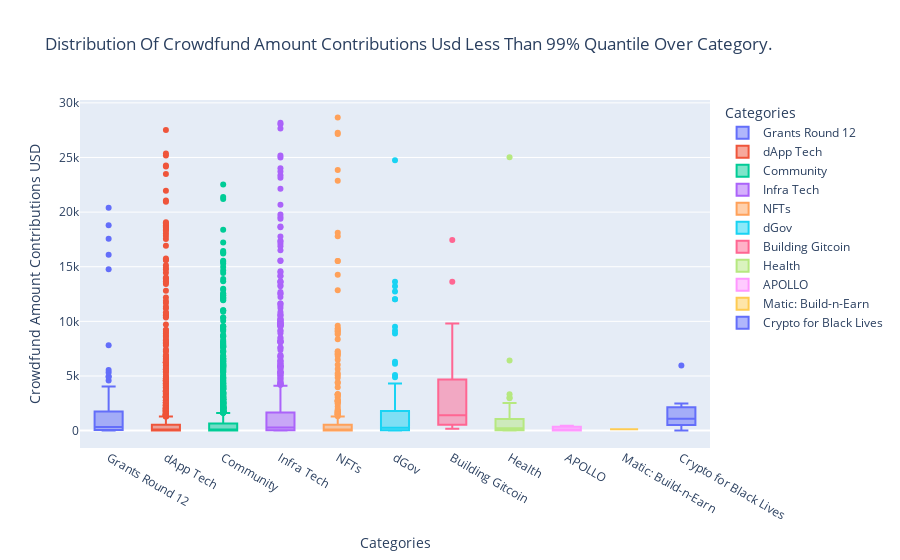

The cell this chart's notebook holds for it:
### Code cell
px.box(data_frame=df2, x = "category", y = "crowdfund_amount_contributions_usd(int)",
       color="category",
       #boxmode="overlay",
       title="Distribution of Crowdfund Amount Contributions USD less than 99% Quantile Over Category.".title(),
       labels={"crowdfund_amount_contributions_usd(int)": "Crowdfund Amount Contributions USD",
                         "category": "Categories"})

### Figure 1 — Plotly figure (JSON) as saved in the notebook; plotly's stock layout.template omitted (floating-point values rounded to 4 significant figures; data arrays with more than 128 entries replaced by an {"elided": "..."} marker saying what was removed)
{"data": [{"alignmentgroup": "True", "hovertemplate": "Categories=%{x}<br>Crowdfund Amount Contributions USD=%{y}<extra></extra>", "legendgroup": "Grants Round 12", "marker": {"color": "#636efa"}, "name": "Grants Round 12", "notched": false, "offsetgroup": "Grants Round 12", "orientation": "v", "showlegend": true, "type": "box", "x": ["Grants Round 12", "Grants Round 12", "Grants Round 12", "Grants Round 12", "Grants Round 12", "Grants Round 12", "Grants Round 12", "Grants Round 12", "Grants Round 12", "Grants Round 12", "Grants Round 12", "Grants Round 12", "Grants Round 12", "Grants Round 12", "Grants Round 12", "Grants Round 12", "Grants Round 12", "Grants Round 12", "Grants Round 12", "Grants Round 12", "Grants Round 12", "Grants Round 12", "Grants Round 12", "Grants Round 12", "Grants Round 12", "Grants Round 12", "Grants Round 12", "Grants Round 12", "Grants Round 12", "Grants Round 12", "Grants Round 12", "Grants Round 12", "Grants Round 12", "Grants Round 12", "Grants Round 12", "Grants Round 12", "Grants Round 12", "Grants Round 12", "Grants Round 12", "Grants Round 12", "Grants Round 12", "Grants Round 12", "Grants Round 12", "Grants Round 12", "Grants Round 12", "Grants Round 12", "Grants Round 12", "Grants Round 12", "Grants Round 12", "Grants Round 12", "Grants Round 12", "Grants Round 12", "Grants Round 12", "Grants Round 12", "Grants Round 12", "Grants Round 12", "Grants Round 12", "Grants Round 12", "Grants Round 12", "Grants Round 12", "Grants Round 12", "Grants Round 12", "Grants Round 12", "Grants Round 12", "Grants Round 12", "Grants Round 12", "Grants Round 12", "Grants Round 12", "Grants Round 12", "Grants Round 12", "Grants Round 12", "Grants Round 12", "Grants Round 12", "Grants Round 12", "Grants Round 12", "Grants Round 12", "Grants Round 12", "Grants Round 12", "Grants Round 12", "Grants Round 12", "Grants Round 12", "Grants Round 12", "Grants Round 12", "Grants Round 12", "Grants Round 12"], "x0": " ", "xaxis": "x", "y": [7815.0, 5540.0, 4030, 20390.0, 2210.0, 16100.0, 14760.0, 18790.0, 1939.0, 2019.0, 2222.0, 1867.0, 4917.0, 4593.0, 3598.0, 5311.0, 3739.0, 4974.0, 3027.0, 3048.0, 17550.0, 930.7, 1235.0, 1572.0, 1207.0, 224.6, 206.6, 242.7, 1286.0, 1133.0, 1214.0, 335.3, 675.6, 332.6, 593.2, 1720.0, 103.5, 365.6, 125.2, 416.8, 409.0, 390.9, 256.6, 384.5, 19.81, 338.3, 279.8, 637.5, 160.5, 1351.0, 1009.0, 192.7, 225.6, 7.02, 255.9, 283.9, 205.5, 122.3, 8.25, 64.13, 631.3, 52.51, 123.0, 84.72, 172.4, 51.46, 19.09, 88.9, 20.35, 38.42, 23.38, 39.28, 23.2, 22.41, 24.71, 30.06, 13.33, 33.69, 86.31, 5.48, 4.5, 2.06, 2.14, 1, 19.35], "y0": " ", "yaxis": "y"}, {"alignmentgroup": "True", "hovertemplate": "Categories=%{x}<br>Crowdfund Amount Contributions USD=%{y}<extra></extra>", "legendgroup": "dApp Tech", "marker": {"color": "#EF553B"}, "name": "dApp Tech", "notched": false, "offsetgroup": "dApp Tech", "orientation": "v", "showlegend": true, "type": "box", "x": {"elided": "1568 str values"}, "x0": " ", "xaxis": "x", "y": {"elided": "1568 float values"}, "y0": " ", "yaxis": "y"}, {"alignmentgroup": "True", "hovertemplate": "Categories=%{x}<br>Crowdfund Amount Contributions USD=%{y}<extra></extra>", "legendgroup": "Community", "marker": {"color": "#00cc96"}, "name": "Community", "notched": false, "offsetgroup": "Community", "orientation": "v", "showlegend": true, "type": "box", "x": {"elided": "1669 str values"}, "x0": " ", "xaxis": "x", "y": {"elided": "1669 float values"}, "y0": " ", "yaxis": "y"}, {"alignmentgroup": "True", "hovertemplate": "Categories=%{x}<br>Crowdfund Amount Contributions USD=%{y}<extra></extra>", "legendgroup": "Infra Tech", "marker": {"color": "#ab63fa"}, "name": "Infra Tech", "notched": false, "offsetgroup": "Infra Tech", "orientation": "v", "showlegend": true, "type": "box", "x": {"elided": "799 str values"}, "x0": " ", "xaxis": "x", "y": {"elided": "799 float values"}, "y0": " ", "yaxis": "y"}, {"alignmentgroup": "True", "hovertemplate": "Categories=%{x}<br>Crowdfund Amount Contributions USD=%{y}<extra></extra>", "legendgroup": "NFTs", "marker": {"color": "#FFA15A"}, "name": "NFTs", "notched": false, "offsetgroup": "NFTs", "orientation": "v", "showlegend": true, "type": "box", "x": {"elided": "385 str values"}, "x0": " ", "xaxis": "x", "y": {"elided": "385 float values"}, "y0": " ", "yaxis": "y"}, {"alignmentgroup": "True", "hovertemplate": "Categories=%{x}<br>Crowdfund Amount Contributions USD=%{y}<extra></extra>", "legendgroup": "dGov", "marker": {"color": "#19d3f3"}, "name": "dGov", "notched": false, "offsetgroup": "dGov", "orientation": "v", "showlegend": true, "type": "box", "x": ["dGov", "dGov", "dGov", "dGov", "dGov", "dGov", "dGov", "dGov", "dGov", "dGov", "dGov", "dGov", "dGov", "dGov", "dGov", "dGov", "dGov", "dGov", "dGov", "dGov", "dGov", "dGov", "dGov", "dGov", "dGov", "dGov", "dGov", "dGov", "dGov", "dGov", "dGov", "dGov", "dGov", "dGov", "dGov", "dGov", "dGov", "dGov", "dGov", "dGov", "dGov", "dGov", "dGov", "dGov", "dGov", "dGov", "dGov", "dGov", "dGov", "dGov", "dGov", "dGov", "dGov", "dGov", "dGov", "dGov", "dGov", "dGov", "dGov", "dGov", "dGov", "dGov", "dGov", "dGov", "dGov", "dGov", "dGov", "dGov", "dGov", "dGov", "dGov", "dGov", "dGov", "dGov", "dGov", "dGov", "dGov", "dGov", "dGov", "dGov"], "x0": " ", "xaxis": "x", "y": [12730.0, 9507.0, 3586.0, 1505.0, 1654.0, 1952.0, 556.8, 435.1, 378.1, 423.9, 95.81, 25.64, 34.53, 30.17, 19.29, 30.53, 9.73, 5.98, 7.03, 7.12, 4.98, 4.98, 6.08, 12.95, 4.75, 9148.0, 4882.0, 4043.0, 4307.0, 2739.0, 1272.0, 644.2, 556.8, 320.0, 296.9, 209.6, 178.6, 166.9, 138.5, 77.2, 53.8, 50.09, 46.86, 36.69, 28.06, 22.09, 17.61, 24750.0, 12030.0, 6109.0, 2756.0, 5095.0, 1548.0, 3609.0, 1087.0, 779.9, 610.8, 268.8, 233.6, 122.9, 85.61, 83.62, 30.61, 27.48, 12020.0, 8898.0, 148.5, 20.39, 13210.0, 13633, 342.7, 6298.0, 1419.0, 179.7, 780.6, 23.08, 5.7, 948.6, 42.21, 13.75], "y0": " ", "yaxis": "y"}, {"alignmentgroup": "True", "hovertemplate": "Categories=%{x}<br>Crowdfund Amount Contributions USD=%{y}<extra></extra>", "legendgroup": "Building Gitcoin", "marker": {"color": "#FF6692"}, "name": "Building Gitcoin", "notched": false, "offsetgroup": "Building Gitcoin", "orientation": "v", "showlegend": true, "type": "box", "x": ["Building Gitcoin", "Building Gitcoin", "Building Gitcoin", "Building Gitcoin", "Building Gitcoin", "Building Gitcoin", "Building Gitcoin", "Building Gitcoin", "Building Gitcoin", "Building Gitcoin", "Building Gitcoin", "Building Gitcoin", "Building Gitcoin", "Building Gitcoin", "Building Gitcoin", "Building Gitcoin", "Building Gitcoin", "Building Gitcoin", "Building Gitcoin", "Building Gitcoin", "Building Gitcoin", "Building Gitcoin", "Building Gitcoin", "Building Gitcoin", "Building Gitcoin", "Building Gitcoin", "Building Gitcoin", "Building Gitcoin"], "x0": " ", "xaxis": "x", "y": [13620.0, 9811.0, 7063.0, 6021.0, 4016.0, 1531.0, 1025.0, 678.9, 220.6, 187.7, 177.9, 4932.0, 1622.0, 2380.0, 2300.0, 3276.0, 1296.0, 832.9, 763.0, 483.3, 397.7, 194.0, 17440.0, 4432.0, 570.8, 6010.0, 1144.0, 196], "y0": " ", "yaxis": "y"}, {"alignmentgroup": "True", "hovertemplate": "Categories=%{x}<br>Crowdfund Amount Contributions USD=%{y}<extra></extra>", "legendgroup": "Health", "marker": {"color": "#B6E880"}, "name": "Health", "notched": false, "offsetgroup": "Health", "orientation": "v", "showlegend": true, "type": "box", "x": ["Health", "Health", "Health", "Health", "Health", "Health", "Health", "Health", "Health", "Health", "Health", "Health", "Health", "Health", "Health", "Health", "Health", "Health", "Health", "Health", "Health", "Health", "Health", "Health", "Health", "Health", "Health", "Health", "Health", "Health", "Health", "Health", "Health", "Health", "Health", "Health", "Health", "Health", "Health", "Health", "Health"], "x0": " ", "xaxis": "x", "y": [3021.0, 6426.0, 25030.0, 2958.0, 1819.0, 2.15, 1.9, 1667.0, 604.5, 713.8, 566.0, 218.7, 1551.0, 169.2, 3332.0, 543.5, 843.7, 486.8, 21, 147.8, 1014.0, 1197, 624.8, 545.1, 72.41, 288.6, 211.2, 145.3, 159.0, 72.45, 40.4, 43.57, 31.45, 14.52, 13.63, 0.95, 11.88, 13.37, 5.28, 2528.0, 10], "y0": " ", "yaxis": "y"}, {"alignmentgroup": "True", "hovertemplate": "Categories=%{x}<br>Crowdfund Amount Contributions USD=%{y}<extra></extra>", "legendgroup": "APOLLO", "marker": {"color": "#FF97FF"}, "name": "APOLLO", "notched": false, "offsetgroup": "APOLLO", "orientation": "v", "showlegend": true, "type": "box", "x": ["APOLLO", "APOLLO", "APOLLO"], "x0": " ", "xaxis": "x", "y": [449.4, 19, 12.35], "y0": " ", "yaxis": "y"}, {"alignmentgroup": "True", "hovertemplate": "Categories=%{x}<br>Crowdfund Amount Contributions USD=%{y}<extra></extra>", "legendgroup": "Matic: Build-n-Earn", "marker": {"color": "#FECB52"}, "name": "Matic: Build-n-Earn", "notched": false, "offsetgroup": "Matic: Build-n-Earn", "orientation": "v", "showlegend": true, "type": "box", "x": ["Matic: Build-n-Earn"], "x0": " ", "xaxis": "x", "y": [122.3], "y0": " ", "yaxis": "y"}, {"alignmentgroup": "True", "hovertemplate": "Categories=%{x}<br>Crowdfund Amount Contributions USD=%{y}<extra></extra>", "legendgroup": "Crypto for Black Lives", "marker": {"color": "#636efa"}, "name": "Crypto for Black Lives", "notched": false, "offsetgroup": "Crypto for Black Lives", "orientation": "v", "showlegend": true, "type": "box", "x": ["Crypto for Black Lives", "Crypto for Black Lives", "Crypto for Black Lives", "Crypto for Black Lives", "Crypto for Black Lives", "Crypto for Black Lives", "Crypto for Black Lives", "Crypto for Black Lives"], "x0": " ", "xaxis": "x", "y": [5964.0, 1784.0, 2483.0, 1111.0, 1056.0, 1014.0, 14.25, 4.28], "y0": " ", "yaxis": "y"}], "layout": {"boxmode": "overlay", "legend": {"title": {"text": "Categories"}, "tracegroupgap": 0}, "title": {"text": "Distribution Of Crowdfund Amount Contributions Usd Less Than 99% Quantile Over Category."}, "xaxis": {"anchor": "y", "categoryarray": ["Grants Round 12", "dApp Tech", "Community", "Infra Tech", "NFTs", "dGov", "Building Gitcoin", "Health", "APOLLO", "Matic: Build-n-Earn", "Crypto for Black Lives"], "categoryorder": "array", "domain": [0, 1], "title": {"text": "Categories"}}, "yaxis": {"anchor": "x", "domain": [0, 1], "title": {"text": "Crowdfund Amount Contributions USD"}}}}
